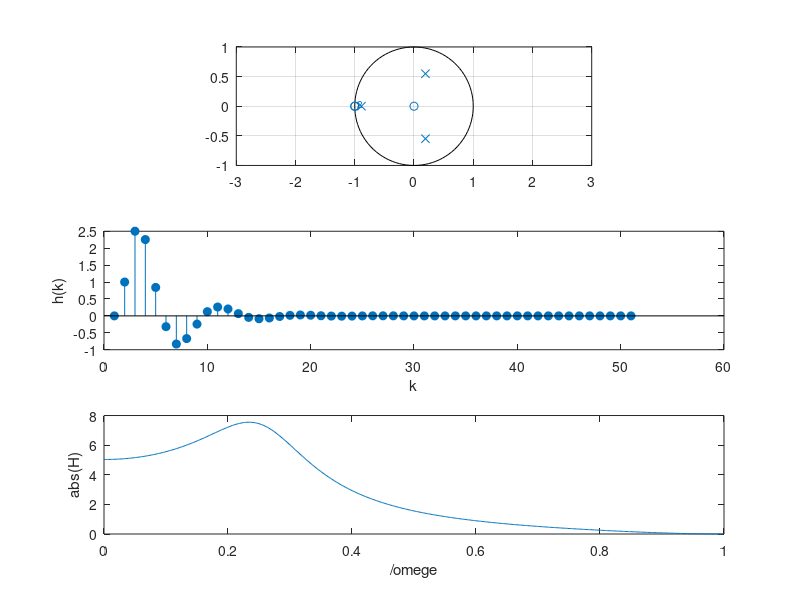

MATLAB code for this plot:
b=[1 2 1];
a=[1 0.5 -0.005 0.3];
subplot(3,1,1);
zplane(b,a);
axis([-3 3 -1 1]);
num=[0 1 2 1];
den=[1 -0.5 -0.005 0.3];
h=impz(num,den);
subplot(3,1,2);
stem(h,'filled');
xlabel('k');ylabel('h(k)');
[H,w]=freqz(num,den);
subplot(3,1,3);
plot(w/pi,abs(H));
xlabel('/omege');ylabel('abs(H)');